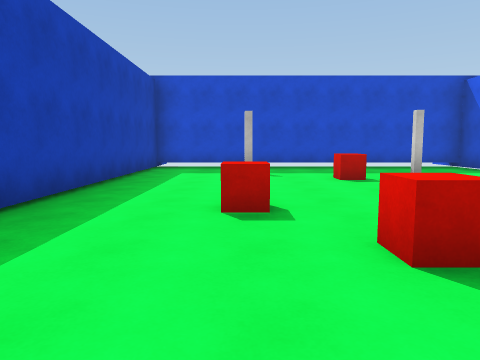
view 1 (above)

12 first-person views from a walk through a Unity game level. The camera is 1.4 m above the floor, tilts 6° down and sees 70° across. The floor is counted in squares, 2 m on a side. Each view is taken from the middle of a square. On the plan, view 1 faces up. The plan holds only what a view shows up to about 11 squares ahead; the rest is blank. The player character is not drawn. Surface patterns are stand-ins for the level's own textures.

view 2
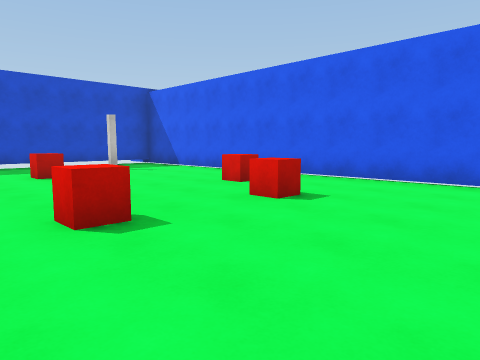

view 3
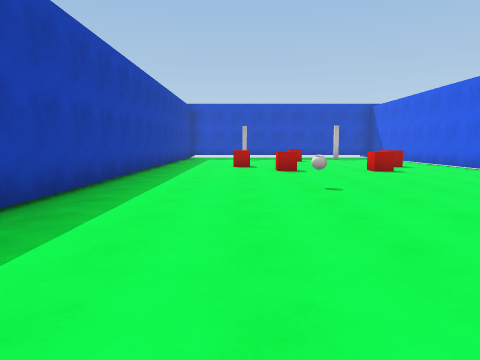

view 4
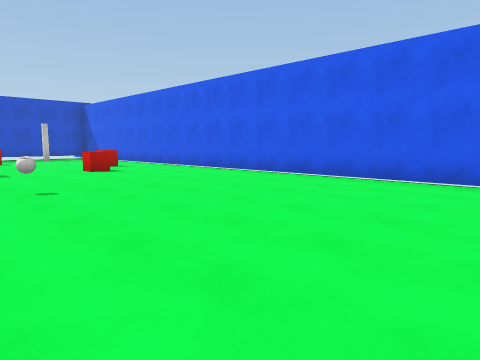

view 5
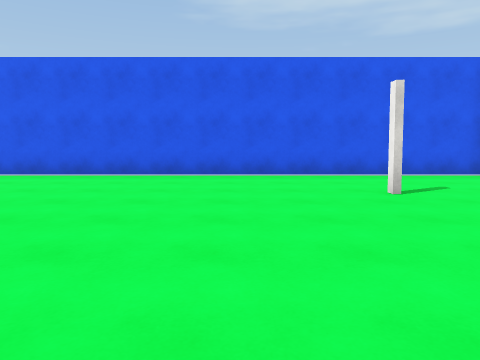

view 6
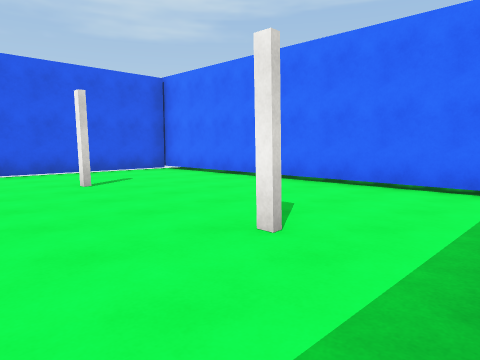

view 7
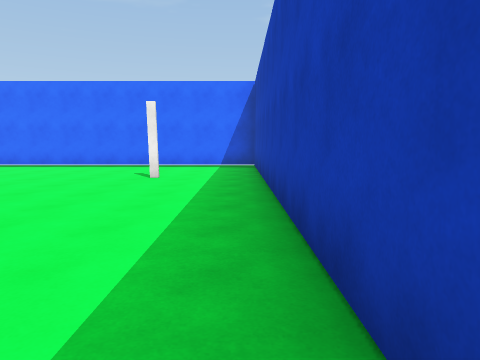

view 8
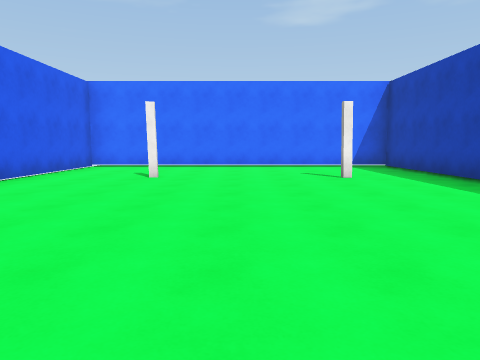

view 9
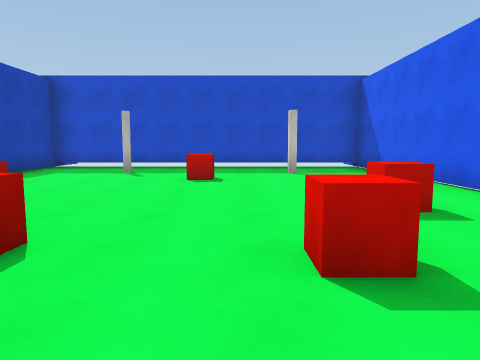

view 10
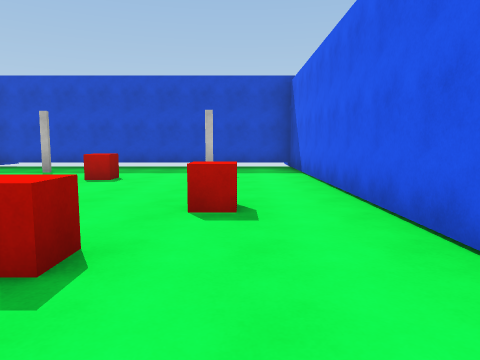

view 11
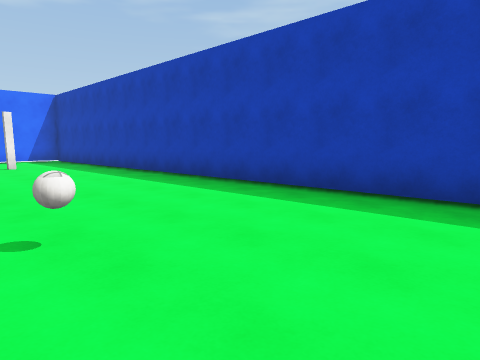

view 12
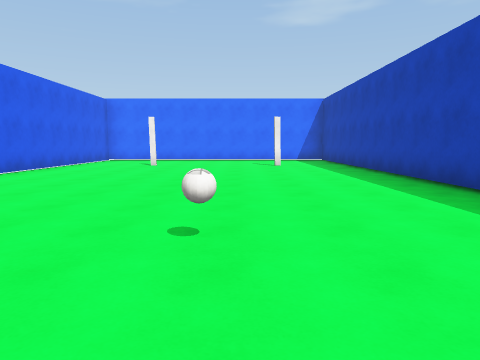

### Floor plan
Key: @ floor where view 1 was taken; # wall or solid block; . floor; C red cube; B ball.
Columns run from 3 left of view 1 to 7 right of it. Each row starts with its distance up from view 1.
 11 ###########
 10 #.........#
  9 #.........#
  8 #..#...#..#
  7 #....C....#
  6 #.........#
  5 #.........#
  4 #..C....C.#
  3 #.........#
  2 #...C..C..#
  1 #.........#
  0 #..@......#
 -1 #...B.....#
 -2 #.........#
 -3 #.........#
 -4 #.........#
 -5 #.........#
 -6 #.........#
 -7 #.........#
 -8 #.........#
 -9 #.........#
-10 #..#...#..#
-11 #.........#
-12 #.........#
-13 #.........#
-14 ###########

Where each view was taken, in squares from view 1:
view 1: 0 up, 0 right, facing up
view 2: 1 down, 0 right, facing up-right
view 3: 7 down, 0 right, facing up
view 4: 7 down, 0 right, facing up-right
view 5: 8 down, 1 left, facing right
view 6: 8 down, 2 left, facing down-right
view 7: 3 down, 2 left, facing down
view 8: 3 down, 2 right, facing down
view 9: 0 up, 3 right, facing up
view 10: 0 up, 5 right, facing up
view 11: 1 up, 2 right, facing down-left
view 12: 1 up, 1 right, facing down
